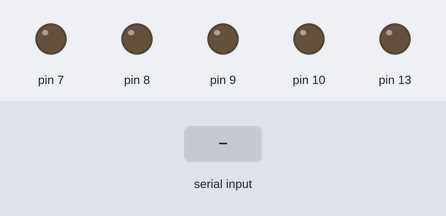
Simulated run of this sketch. Board: Arduino Uno, built with avr-gcc and run on an emulated ATmega328P. Shown: output pins drawn as LEDs (lit = HIGH). The inputs (shaded band) are chosen by the test bench.

Above: at 1.2 s.
1.3 s: "f" received over Serial
At 1.9 s:
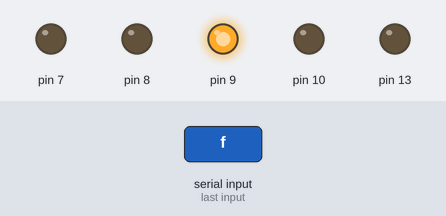
2.8 s: "l" received over Serial
At 3.1 s:
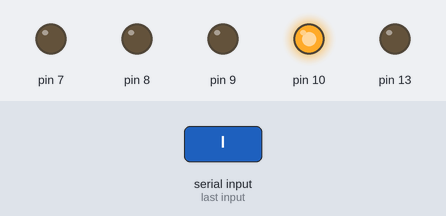
Timing chart, 0 to 5.8 s (numbered marks = the images above; inputs shaded):
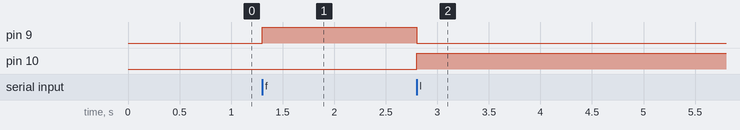

The sketch:

8-motor.ino
```cpp
void setup() {
  // put your setup code here, to run once:
  pinMode(13,OUTPUT);
  pinMode(9,OUTPUT);
  pinMode(10,OUTPUT);
  pinMode(7,OUTPUT);
  pinMode(8,OUTPUT);

  Serial.begin(9600);

}

void loop() {
  // put your main code here, to run repeatedly:

  if(Serial.available()>0){  //MEANS if serial input is not empty

    char c = Serial.read(); //take a char as input

    if(c=='f'){
      digitalWrite(9,HIGH);
      digitalWrite(10,LOW);
    }
    else if(c=='l'){
      digitalWrite(9,LOW);
      digitalWrite(10,HIGH);
    }
  }

}
```

Measured:
- after the input at 1.3 s, pin 9: LOW → HIGH at once
- after the input at 2.8 s, pin 9: HIGH → LOW at once; pin 10: LOW → HIGH at once
